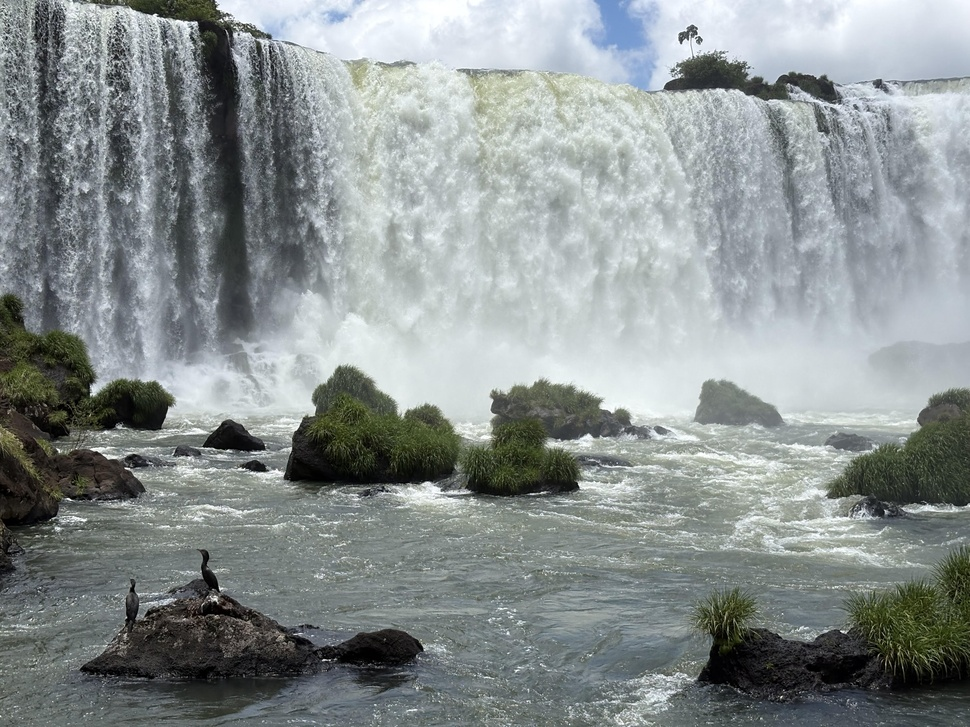
#> input picture assets/images/iguazu.jpg, 970 x 727 px, shrunk from 4032 x 3024 before the run, found by its file name
$ jupyter execute 05_2d_transformations.ipynb
#> lines starting #> are read from the running program, lines starting #| are printed output that depends on the picture
<a href="https://colab.research.google.com/github/bartolomeoadrian/computational-vision/blob/main/05_2d_transformations.ipynb" target="_parent"></a>

# Importación de Librerías

[cell 1]
import requests
import cv2
import numpy as np
import matplotlib.pyplot as plt

# Lectura y Despliegue de Imagen

[cell 2]
image_url = 'https://raw.githubusercontent.com/bartolomeoadrian/computational-vision/refs/heads/main/assets/images/iguazu.jpg'

# Download the image
response = requests.get(image_url)
with open('iguazu.jpg', 'wb') as f:
    f.write(response.content)

# Read the image using cv2.imread
img = cv2.imread('iguazu.jpg')
#> img is the input picture: shape (727, 970, 3); mean B, G, R 143.9, 144, 137.1

# Convert BGR to RGB
img_rgb = cv2.cvtColor(img, cv2.COLOR_BGR2RGB)

rows, cols = img_rgb.shape[:2]
#> rows = 727; cols = 970

plt.imshow(img_rgb)
plt.show()

# Traslación

[cell 3]
dx, dy = 200, 200
M_trans = np.float32([[1, 0, dx],
                      [0, 1, dy]])

translated = cv2.warpAffine(img_rgb, M_trans, (cols, rows))
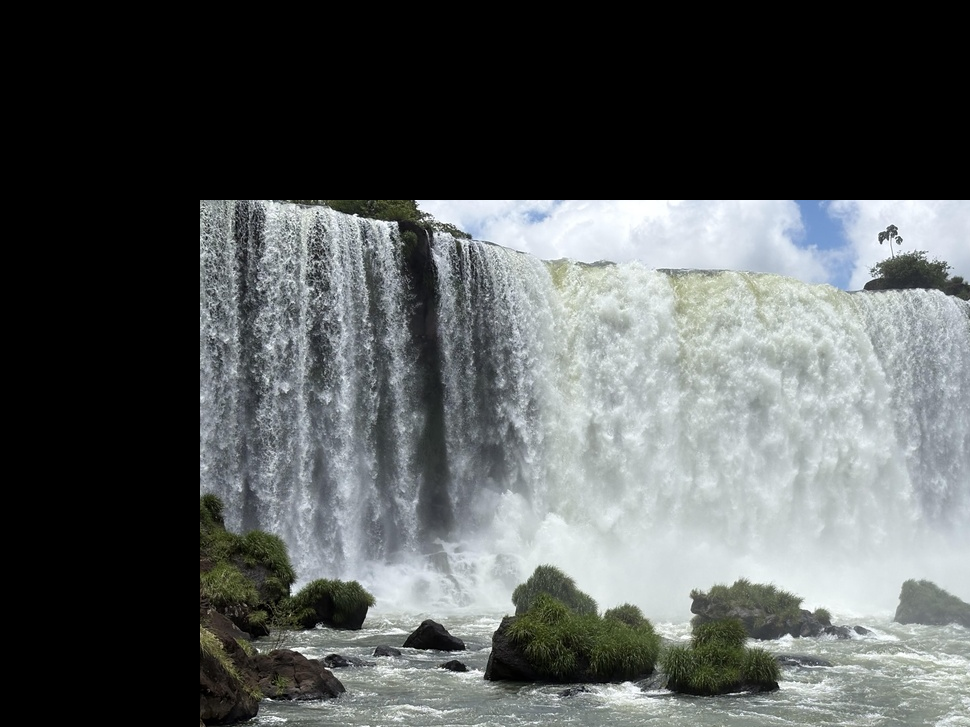
#> translated: shape (727, 970, 3); mean R, G, B 86, 90, 90

plt.imshow(translated)
plt.show()

# Rotación

[cell 4]
angle = 45
center = (cols // 2, rows // 2)
#> center = (485, 363)
M_rot = cv2.getRotationMatrix2D(center, angle, 1.0)

rotated = cv2.warpAffine(img_rgb, M_rot, (cols, rows))
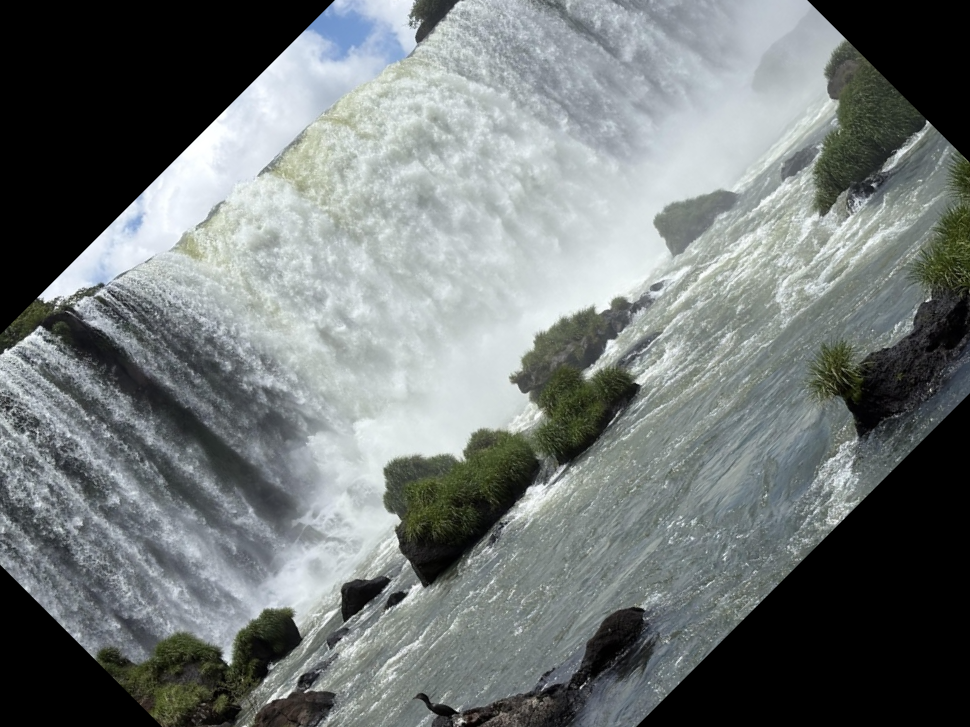
#> rotated: shape (727, 970, 3); mean R, G, B 113.5, 119.4, 118.9

plt.imshow(rotated)
plt.show()

# Escalamiento

[cell 5]
scale_x, scale_y = 1, 0.5
M_scale = np.float32([[scale_x, 0, 0],
                      [0, scale_y, 0]])

scaled = cv2.warpAffine(img_rgb, M_scale, (int(cols * scale_x), int(rows * scale_y)))
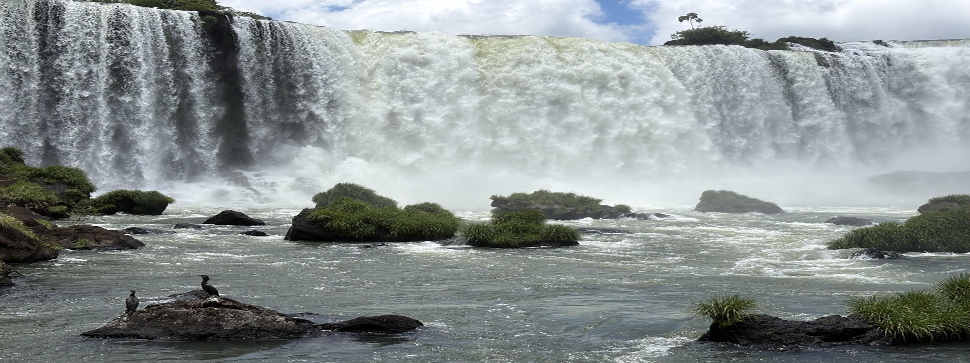
#> scaled: shape (363, 970, 3); mean R, G, B 137.3, 144.2, 144

plt.imshow(scaled)
plt.show()

$ run again, with assets/images/car.jpg copied over assets/images/iguazu.jpg
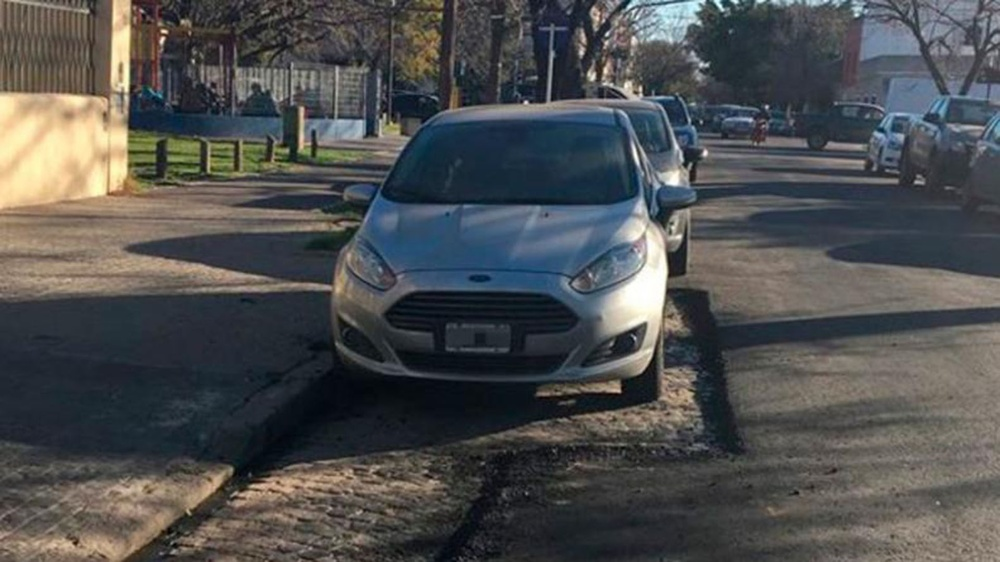
#> input picture assets/images/car.jpg, 1000 x 562 px, shrunk from 1920 x 1080 before the run, found by its file name
#> img is the input picture: shape (562, 1000, 3); mean B, G, R 79.9, 79.6, 78.5
#> `rotated = cv2.warpAffine(img_rgb, M_rot, (cols, rows))`:
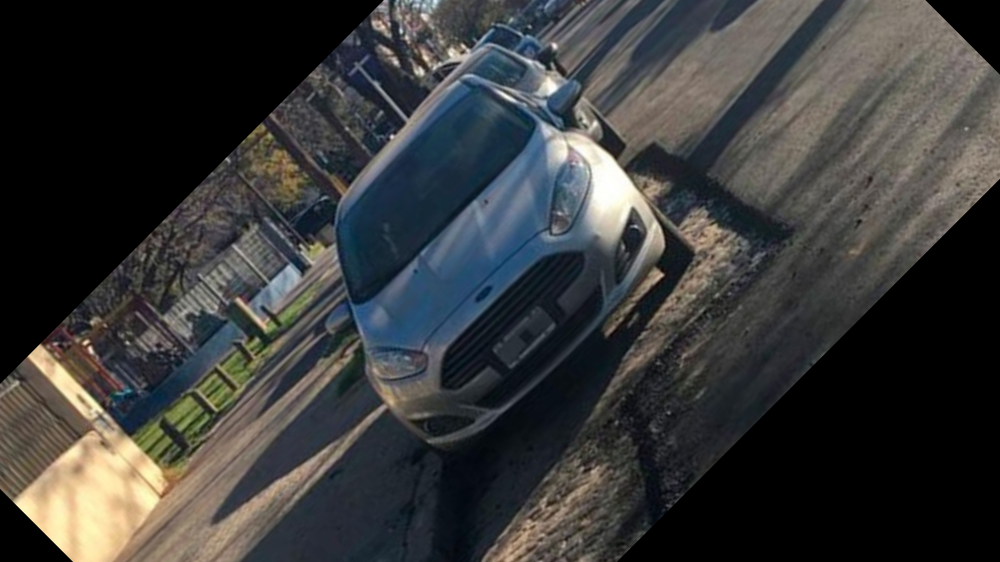
#> rotated: shape (562, 1000, 3); mean R, G, B 56.9, 57.6, 57.3
#> `scaled = cv2.warpAffine(img_rgb, M_scale, (int(cols * scale_x), int(ro..`:
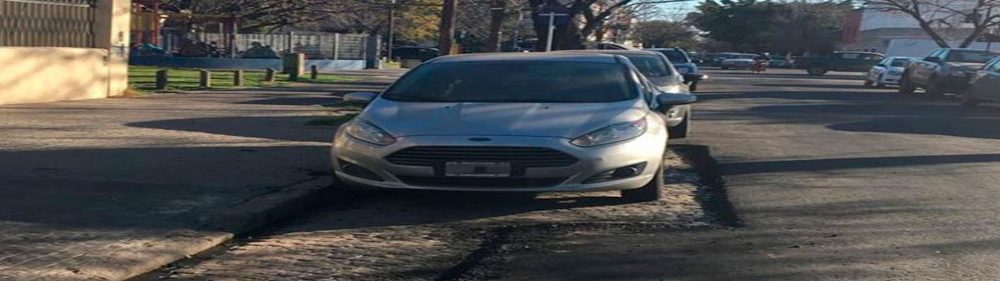
#> scaled: shape (281, 1000, 3); mean R, G, B 78.5, 79.6, 80

$ run again, with assets/images/desert.jpg copied over assets/images/iguazu.jpg
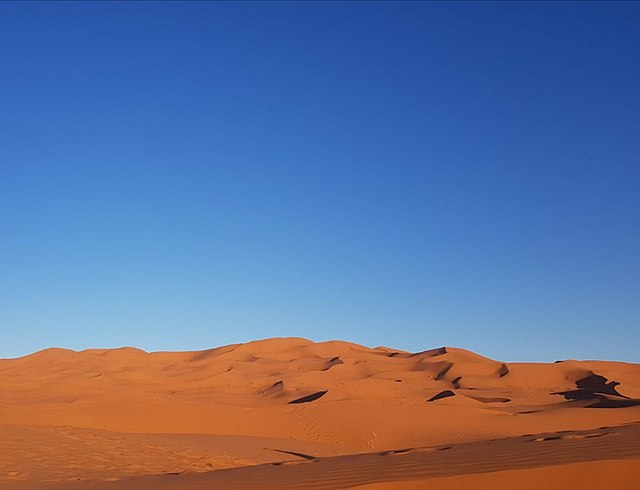
#> input picture assets/images/desert.jpg, 640 x 490 px, found by its file name
#> img is the input picture: shape (490, 640, 3); mean B, G, R 148.7, 113, 100.3
#> `rotated = cv2.warpAffine(img_rgb, M_rot, (cols, rows))`:
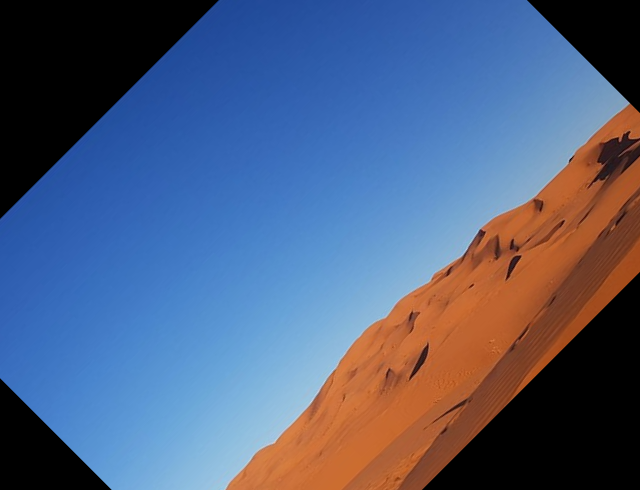
#> rotated: shape (490, 640, 3); mean R, G, B 80.3, 95.3, 127.1
#> `scaled = cv2.warpAffine(img_rgb, M_scale, (int(cols * scale_x), int(ro..`:
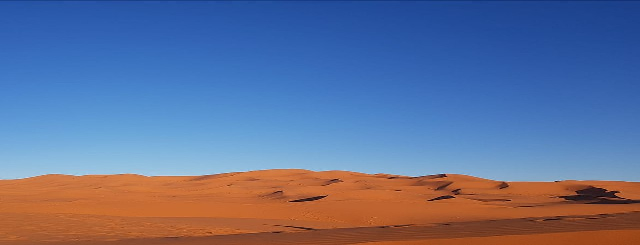
#> scaled: shape (245, 640, 3); mean R, G, B 100.2, 113, 148.8
